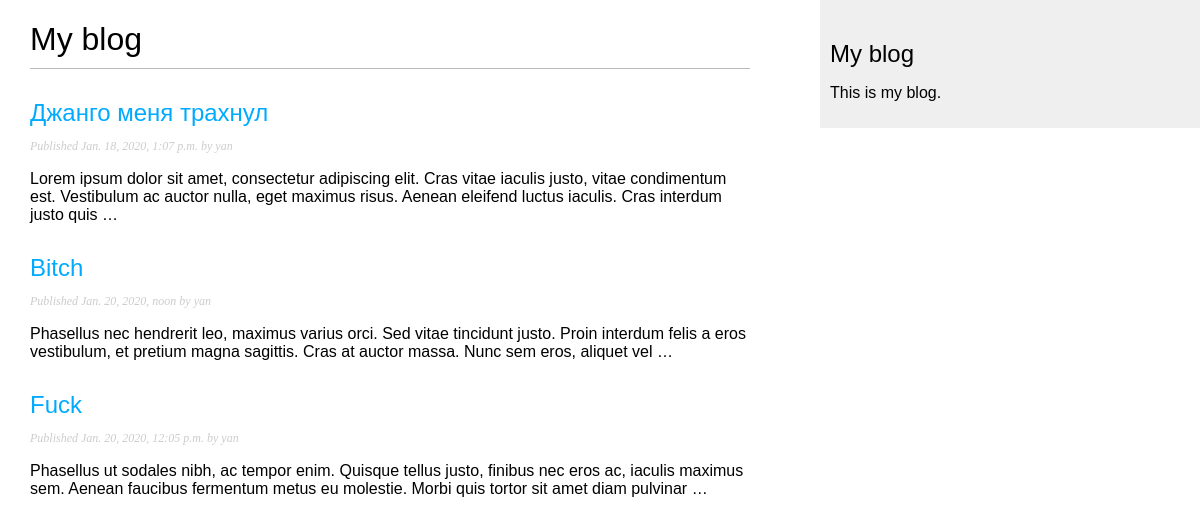
Screenshot of /blog/ with the database file from the repository.
### blog/models.py (models this page shows)
class Post(models.Model):
    def get_absolute_url(self):
        return reverse('blog:post_detail', args=[self.publish.year, self.publish.month,
            self.publish.day, self.slug])
    STATUS_CHOICES = (
        ('draft', 'Draft'),
        ('published', 'Published'),
        )
    title = models.CharField(max_length=250)
    slug = models.SlugField(max_length=250, unique_for_date='publish')
    author = models.ForeignKey(User, on_delete=models.CASCADE,
        related_name='blog_posts')
    body = models.TextField()
    publish = models.DateTimeField(default=timezone.now)
    created = models.DateTimeField(auto_now_add=True)
    updated = models.DateTimeField(auto_now=True)
    status = models.CharField(max_length=10, choices=STATUS_CHOICES, default='draft')
    objects = models.Manager()
    published = PublishedManager()

### blog/views.py (the view)
# urls.py: path('', views.post_list, name='post_list'),
def post_list(request):
    posts = Post.published.all()
    return render(request, 'blog/post/list.html', {'posts': posts})

### blog/models.py (called while the page is built)
    def get_queryset(self):
        return super().get_queryset().filter(status='published')

### blog/templates/blog/post/list.html (shortened to what this page needs)
{% extends "blog/base.html" %}
{% block content %}
    <h1>My blog</h1>
    {% for post in posts %}
         <h2>
          <a href="{{ post.get_absolute_url }}">{{ post.title }}</a>
         </h2>
         <p class="date">Published {{ post.publish }} by {{ post.author }}</p>
        {{ post.body | truncatewords:30 | linebreaks }}
    {% endfor %}
{% endblock %}

### blog/templates/blog/base.html (shortened to what this page needs)
{% load static %}
<!DOCTYPE html>
<html>
    <head>
        <link href="{% static "css/blog.css" %}" rel="stylesheet">
    </head>
    <body>
        <div id="content">
            {% block content %} {% endblock %}
        </div>
        <div id="sidebar">
            <h2>My blog</h2>
            <p>This is my blog.</p>
        </div>
    </body>
</html>

### blog/static/css/blog.css (style rules this page uses)
body { margin:0; padding:0; font-family:helvetica, sans-serif; }
a { color:#00abff; text-decoration:none; }
h1 { font-weight:normal; border-bottom:1px solid #bbb; padding:0 0 10px 0; }
h2 { font-weight:normal; margin:30px 0 0; }
#content { float:left; width:60%; padding:0 0 0 30px; }
#sidebar { float:right; width:30%; padding:10px; background:#efefef; height:100%; }
p.date { color:#ccc; font-family: georgia, serif; font-size: 12px; font-style: italic; }

### rows the page displays
Post: title "Джанго меня трахнул", publish "Jan. 18, 2020, 1:07 p.m.", author "yan", body "Lorem ipsum dolor sit amet, consectetur adipiscing elit. Cras vitae iaculis justo, vitae condimentum est. Vestibulum ac auctor nulla, eget maximus risus. Aenean eleifend luctus iaculis. Cras interdum justo quis …"
Post: title "Bitch", publish "Jan. 20, 2020, noon", author "yan", body "Phasellus nec hendrerit leo, maximus varius orci. Sed vitae tincidunt justo. Proin interdum felis a eros vestibulum, et pretium magna sagittis. Cras at auctor massa. Nunc sem eros, aliquet vel …"
Post: title "Fuck", publish "Jan. 20, 2020, 12:05 p.m.", author "yan", body "Phasellus ut sodales nibh, ac tempor enim. Quisque tellus justo, finibus nec eros ac, iaculis maximus sem. Aenean faucibus fermentum metus eu molestie. Morbi quis tortor sit amet diam pulvinar …"
